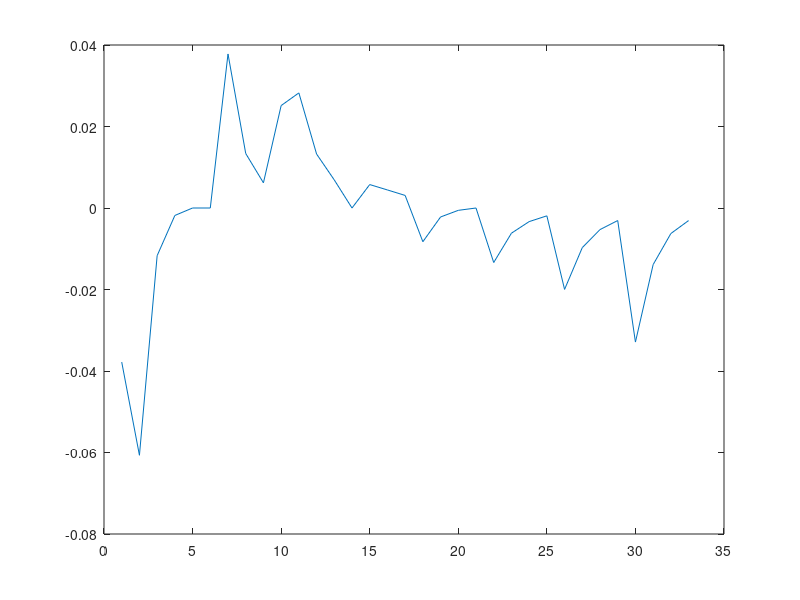
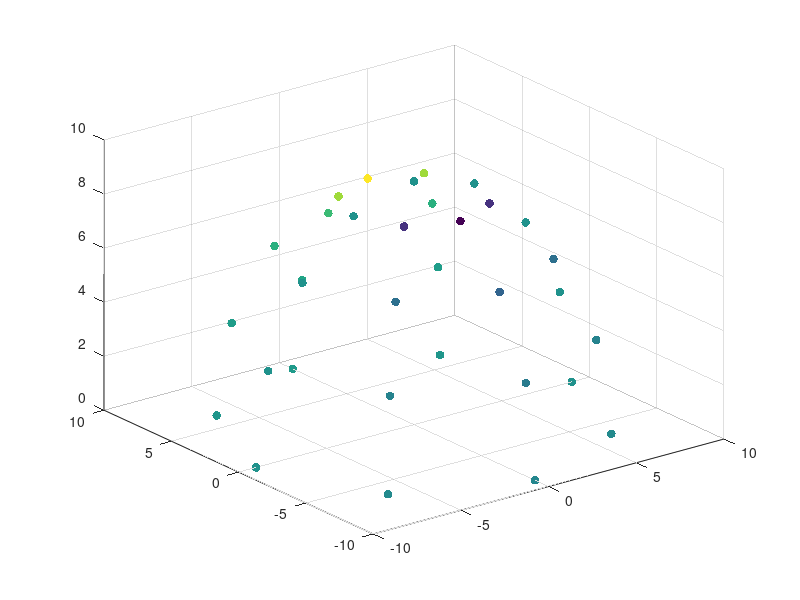
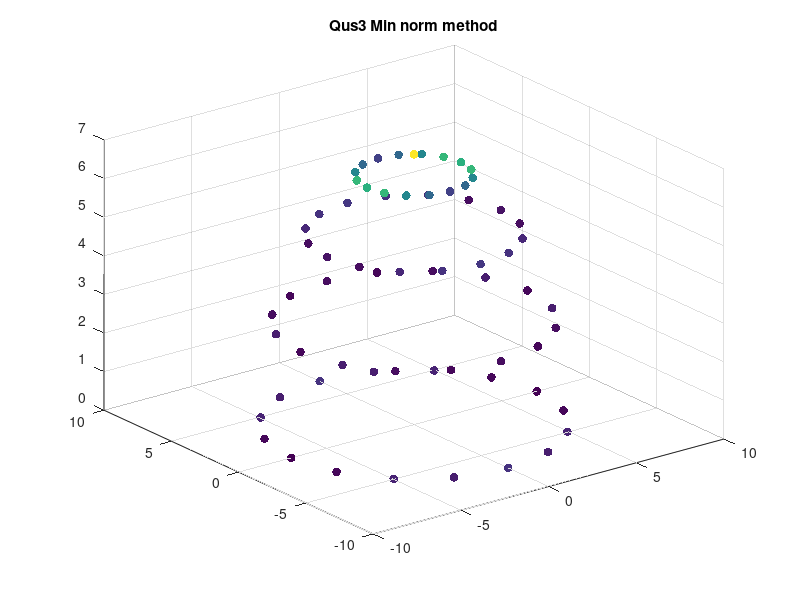
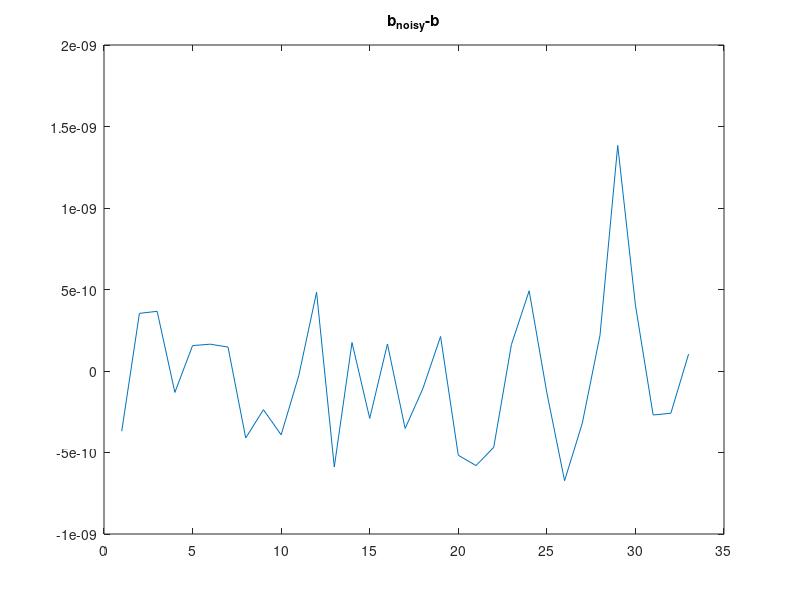

The MATLAB source for these figures, in order: (Note: this script raises an error after producing the figures.)
clearvars;
clc;
%%%%%%%%%%%%%%%%%%%%%%%%
%% Part A : defining parameters realted to spheres
R0 = 7  ; sigma0 = 0.1;
R1 = 8  ; sigma1 = sigma0;
R2 = 8.5; sigma2 = sigma0/80;
R3 = 9  ; sigma3 = sigma0;
%%%%%%%%%%%%%%%%%%%%%%%%
%% Part B : defining a matrix that represents Electrods' positions
Phies = floor((0:0.25:7.75))*(pi/4); %% = [0 0 0 0 1 1 1 ... 7 7 7 7]*(pi/4)
Thetas = (3-mod(0:31,4))*(pi/8); %% = [3 2 1 0 3 2 1 0 ... 3 2 1 0]*(pi/8)
[x,y,z]=sph2cart(Phies,Thetas,R3); %% shpere to cartizian
 x = [0,x];
 y = [0,y];
 z = [R3,z];
 electrods_pos = [x;y;z]; 
%%%%%%%%%%%%%%%%%%%%%%%%
%% Part C : defining a matrix that represents sources' positions
Phies2 = floor((0:0.25:15.75))*(pi/8); %% = [0 0 0 0 1 1 1 ... 15 15 15 15]*(pi/8)
Thetas2 = (3-mod(0:63,4))*(pi/8); %% = [3 2 1 0 3 2 1 0 ... 3 2 1 0]*(pi/8)
[x2,y2,z2]=sph2cart(Phies2,Thetas2,R0); %% shpere to cartizian
 x2 = [0,x2];
 y2 = [0,y2];
 z2 = [R0,z2];
 sources_pos = [x2;y2;z2];
%%%%%%%%%%%%%%%%%%%%%%%%
%% Q 1 : Calculade Gain matrix and plot its 28th coloum 
Gain = ones(33,3*65);
for i = 1:33
    for j = 1:65
        temp = cross(electrods_pos(:,i)/norm(electrods_pos(:,i)), sources_pos(:,j));
        distance = norm(electrods_pos(:,i)-sources_pos(:,j)); 
        distance = distance^3;
        Gain(i,3*(j-1)+1)=temp(1)/distance;
        Gain(i,3*(j-1)+2)=temp(2)/distance;
        Gain(i,3*(j-1)+3)=temp(3)/distance;
    end
end
plot(Gain(:,28));
Gain = Gain*(10^(-7));  %% magnetic permeability in free space / 4*pi = 10^(-7)
%%%%%%%%%%%%%%%%%%%%%%%%
%% Q 2 : Calculade magnetic field strenght matrix for q0 = [1 0 1]^T 
q = [1 0 1 ,zeros(1,195-3)]';
b = Gain*q;
figure
scatter3(x,y,z,40,b,'filled');
%%%%%%%%%%%%%%%%%%%%%%%%
%% Q 3 : 
q_reverse = Gain'*(Gain*Gain')^(-1)*b;
q_rev_amp = zeros(65,1);
for i = 1:65
    q_rev_amp(i)=sqrt((q_reverse(3*(i-1)+1)^2+(q_reverse(3*(i-1)+2))^2+(q_reverse(3*(i-1)+3)^2)));
end
figure
scatter3(x2,y2,z2,40,q_rev_amp,'filled'),title('Qus3 Min norm method');
%%%%%%%%%%%%%%%%%%%%%%%%
%% Q 4 :
b_mean = mean(abs(b));
sigma = b_mean/(10^(2.5));
b_noisy = b + 100*sigma*randn(33,1);
figure;
plot(b_noisy-b),title('b_n_o_i_s_y-b');
q_reverse2 = Gain'*(Gain*Gain')^(-1)*b_noisy;
q_rev_amp2 = zeros(65,1);
for i = 1:65
    q_rev_amp2(i)=sqrt((q_reverse2(3*(i-1)+1)^2+(q_reverse2(3*(i-1)+2))^2+(q_reverse2(3*(i-1)+3)^2)));
end
figure
scatter3(x2,y2,z2,40,q_rev_amp2,'filled'),title('Qus4 Min norm method + noise');
%%%%%%%%%%%%%%%%%%%%%%%%
%% Q 5 :
landa = 0.01;
q_landa = Gain'*(Gain*Gain'+landa*eye(33))^(-1)*b_noisy;
q_rev_amp2 = zeros(65,1);
for i = 1:65
    q_rev_amp2(i)=sqrt((q_reverse2(3*(i-1)+1)^2+(q_reverse2(3*(i-1)+2))^2+(q_reverse2(3*(i-1)+3)^2)));
end
figure
scatter3(x2,y2,z2,40,q_rev_amp2,'fil    led'),title('Qus3 Reg Min norm method + Landa = 0.01');